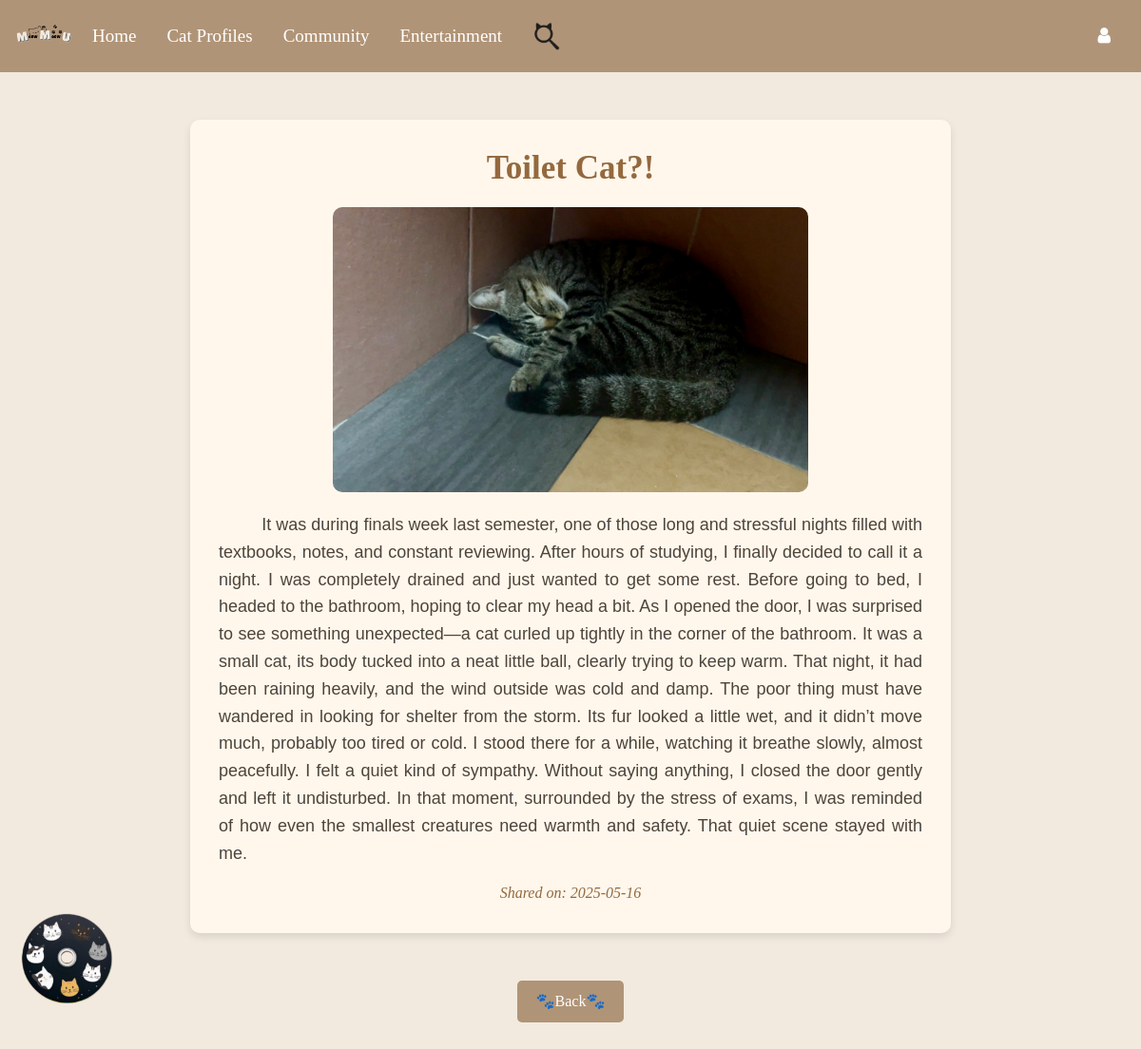
The app's page /view_story/4, older data.
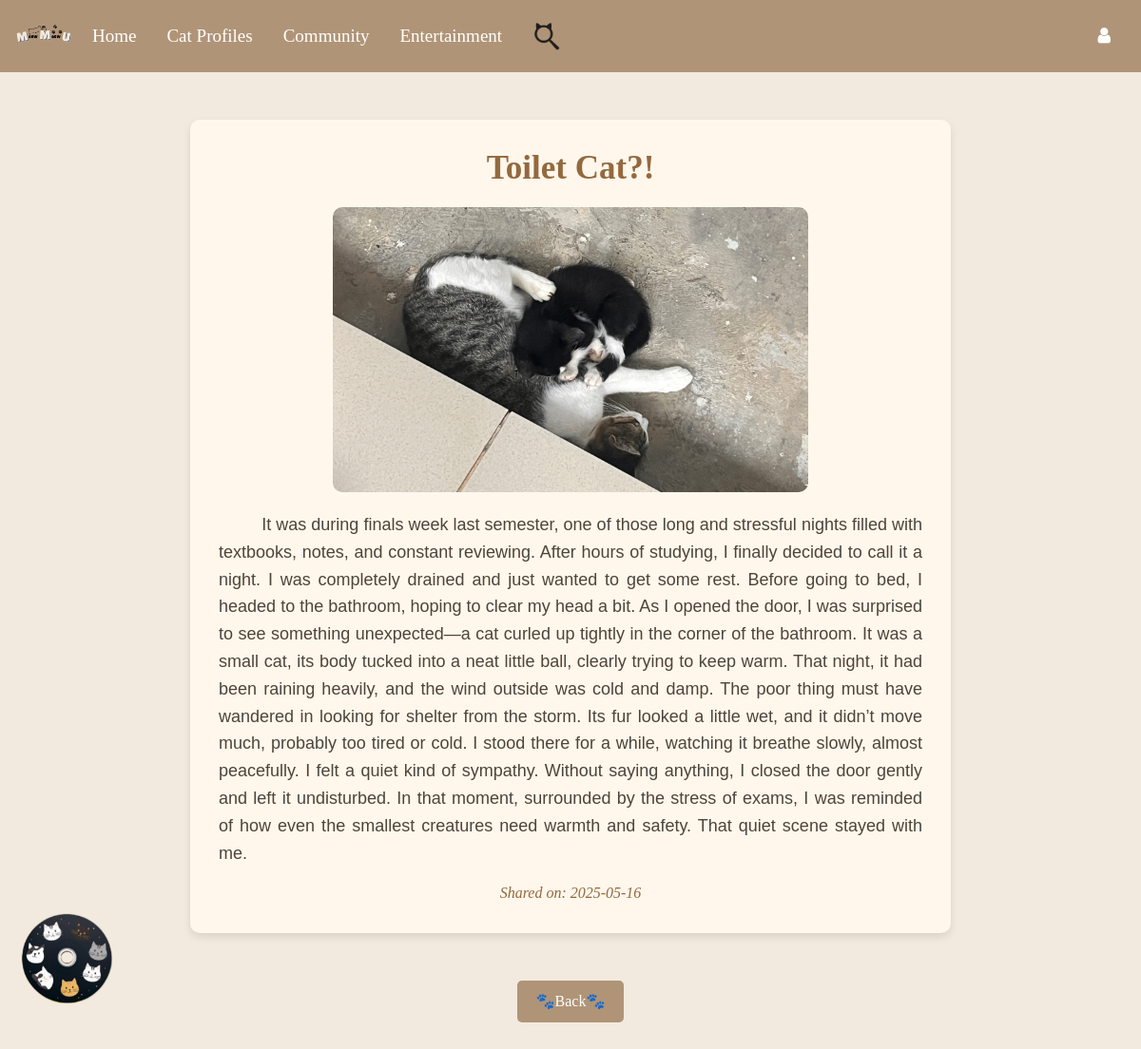
The same page, newer data.
### Website/models.py (models this page shows)
class Story(db.Model):
    id = db.Column(db.Integer, primary_key=True)
    user_id = db.Column(db.Integer, db.ForeignKey("user.id"), nullable=False)
    image_filename = db.Column(db.String(150), nullable=False)
    caption = db.Column(db.String(255), nullable=False)
    story_text = db.Column(db.Text, nullable=False)
    created_at = db.Column(db.DateTime, default=datetime.utcnow)
    user = db.relationship("User", backref=db.backref("user_stories", lazy=True, cascade="all, delete-orphan"))

### Website/auth.py (the view)
@auth.route('/view_story/<int:story_id>')
def view_story(story_id):
    story = Story.query.get_or_404(story_id)
    return render_template("view_story.html", story=story, user=current_user)

### Website/templates/view_story.html (shortened to what this page needs)
{% extends "base.html" %}
{% block content %}
<div class="story-container">
    <h2>{{ story.caption }}</h2>
    <img src="{{ url_for('auth.uploaded_file', filename=story.image_filename) }}" alt="Story Image" class="story-image" onclick="toggleModal('{{ url_for('auth.uploaded_file', filename=story.image_filename) }}')">
    <p class="story-text">&nbsp;&nbsp;&nbsp;&nbsp;&nbsp;&nbsp;&nbsp;&nbsp;&nbsp;{{ story.story_text }}</p>
    <small class="timestamp">Shared on: {{ story.created_at.strftime('%Y-%m-%d') }}</small>
</div>
<button class="back-button" onclick="history.back();">
    🐾Back🐾
</button>
{% endblock %}

Row changes from the older to the newer data that the page shows:
changed Story "Toilet Cat?!": image_filename: a different picture
